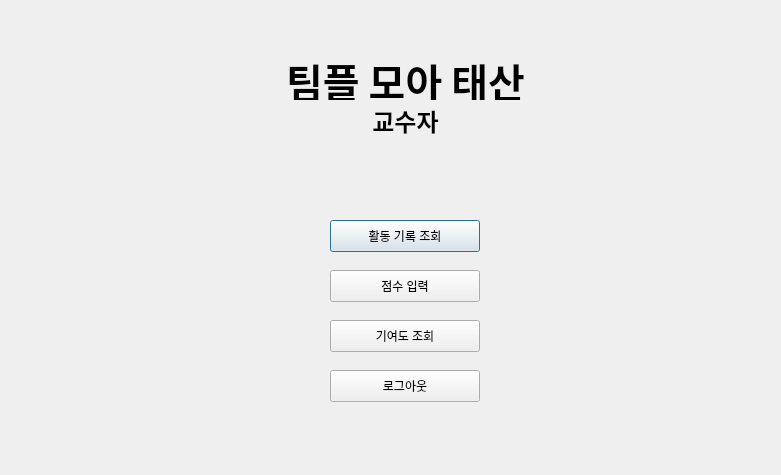
<?xml version="1.0" encoding="UTF-8"?>
<ui version="4.0">
 <class>Dialog</class>
 <widget class="QDialog" name="Dialog">
  <property name="geometry">
   <rect>
    <x>0</x>
    <y>0</y>
    <width>781</width>
    <height>475</height>
   </rect>
  </property>
  <property name="windowTitle">
   <string>팀플 모아 태산</string>
  </property>
  <property name="styleSheet">
   <string notr="true">background: url(:/background/background.png)</string>
  </property>
  <widget class="QPushButton" name="pushButton">
   <property name="geometry">
    <rect>
     <x>330</x>
     <y>220</y>
     <width>150</width>
     <height>32</height>
    </rect>
   </property>
   <property name="text">
    <string>활동 기록 조회</string>
   </property>
  </widget>
  <widget class="QPushButton" name="pushButton_2">
   <property name="geometry">
    <rect>
     <x>330</x>
     <y>320</y>
     <width>150</width>
     <height>32</height>
    </rect>
   </property>
   <property name="text">
    <string>기여도 조회</string>
   </property>
  </widget>
  <widget class="QPushButton" name="pushButton_3">
   <property name="geometry">
    <rect>
     <x>330</x>
     <y>270</y>
     <width>150</width>
     <height>32</height>
    </rect>
   </property>
   <property name="text">
    <string>점수 입력</string>
   </property>
  </widget>
  <widget class="QPushButton" name="pushButton_4">
   <property name="geometry">
    <rect>
     <x>330</x>
     <y>370</y>
     <width>150</width>
     <height>32</height>
    </rect>
   </property>
   <property name="text">
    <string>로그아웃</string>
   </property>
  </widget>
  <widget class="QLabel" name="label_6">
   <property name="geometry">
    <rect>
     <x>250</x>
     <y>100</y>
     <width>311</width>
     <height>40</height>
    </rect>
   </property>
   <property name="font">
    <font>
     <family>Nanum Gothic</family>
     <pointsize>18</pointsize>
     <weight>75</weight>
     <bold>true</bold>
    </font>
   </property>
   <property name="styleSheet">
    <string notr="true">background: none;</string>
   </property>
   <property name="text">
    <string>교수자</string>
   </property>
   <property name="alignment">
    <set>Qt::AlignCenter</set>
   </property>
  </widget>
  <widget class="QLabel" name="label">
   <property name="geometry">
    <rect>
     <x>250</x>
     <y>60</y>
     <width>311</width>
     <height>40</height>
    </rect>
   </property>
   <property name="font">
    <font>
     <family>Nanum Gothic</family>
     <pointsize>30</pointsize>
     <weight>75</weight>
     <bold>true</bold>
    </font>
   </property>
   <property name="styleSheet">
    <string notr="true">background: none;</string>
   </property>
   <property name="text">
    <string>팀플 모아 태산</string>
   </property>
   <property name="alignment">
    <set>Qt::AlignCenter</set>
   </property>
  </widget>
 </widget>
 <resources>
  <include location="resources/resource.qrc"/>
 </resources>
 <connections>
  <connection>
   <sender>pushButton</sender>
   <signal>clicked()</signal>
   <receiver>Dialog</receiver>
   <slot>btn_main_to_attendance()</slot>
   <hints>
    <hint type="sourcelabel">
     <x>313</x>
     <y>224</y>
    </hint>
    <hint type="destinationlabel">
     <x>451</x>
     <y>228</y>
    </hint>
   </hints>
  </connection>
  <connection>
   <sender>pushButton_3</sender>
   <signal>clicked()</signal>
   <receiver>Dialog</receiver>
   <slot>btn_main_to_ranking()</slot>
   <hints>
    <hint type="sourcelabel">
     <x>354</x>
     <y>288</y>
    </hint>
    <hint type="destinationlabel">
     <x>463</x>
     <y>288</y>
    </hint>
   </hints>
  </connection>
  <connection>
   <sender>pushButton_2</sender>
   <signal>clicked()</signal>
   <receiver>Dialog</receiver>
   <slot>btn_main_to_contribution()</slot>
   <hints>
    <hint type="sourcelabel">
     <x>322</x>
     <y>350</y>
    </hint>
    <hint type="destinationlabel">
     <x>452</x>
     <y>350</y>
    </hint>
   </hints>
  </connection>
  <connection>
   <sender>pushButton_4</sender>
   <signal>clicked()</signal>
   <receiver>Dialog</receiver>
   <slot>logout()</slot>
   <hints>
    <hint type="sourcelabel">
     <x>318</x>
     <y>378</y>
    </hint>
    <hint type="destinationlabel">
     <x>409</x>
     <y>378</y>
    </hint>
   </hints>
  </connection>
 </connections>
 <slots>
  <slot>btn_main_to_attendance()</slot>
  <slot>btn_main_to_ranking()</slot>
  <slot>btn_main_to_contribution()</slot>
  <slot>logout()</slot>
 </slots>
</ui>
